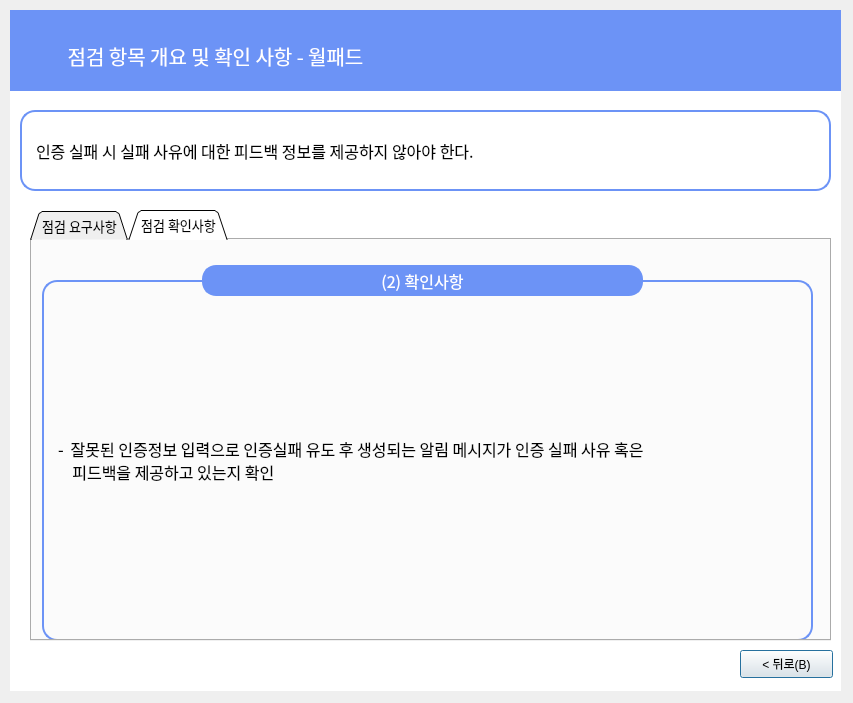
<?xml version="1.0" encoding="UTF-8"?>
<ui version="4.0">
 <class>Dialog</class>
 <widget class="QDialog" name="Dialog">
  <property name="geometry">
   <rect>
    <x>0</x>
    <y>0</y>
    <width>853</width>
    <height>703</height>
   </rect>
  </property>
  <property name="windowTitle">
   <string>Dialog</string>
  </property>
  <widget class="QLabel" name="label_6">
   <property name="geometry">
    <rect>
     <x>10</x>
     <y>10</y>
     <width>831</width>
     <height>681</height>
    </rect>
   </property>
   <property name="font">
    <font>
     <family>Gmarket Sans TTF</family>
     <pointsize>16</pointsize>
     <weight>50</weight>
     <bold>false</bold>
     <kerning>true</kerning>
    </font>
   </property>
   <property name="autoFillBackground">
    <bool>false</bool>
   </property>
   <property name="styleSheet">
    <string notr="true">background-color: rgb(255,255,255);
border-color: rgb(0, 0, 0);</string>
   </property>
   <property name="text">
    <string/>
   </property>
   <property name="scaledContents">
    <bool>false</bool>
   </property>
   <property name="alignment">
    <set>Qt::AlignCenter</set>
   </property>
  </widget>
  <widget class="QLabel" name="label_7">
   <property name="geometry">
    <rect>
     <x>10</x>
     <y>10</y>
     <width>831</width>
     <height>81</height>
    </rect>
   </property>
   <property name="font">
    <font>
     <family>Gmarket Sans TTF</family>
     <pointsize>11</pointsize>
     <weight>50</weight>
     <bold>false</bold>
     <kerning>true</kerning>
    </font>
   </property>
   <property name="autoFillBackground">
    <bool>false</bool>
   </property>
   <property name="styleSheet">
    <string notr="true">background-color: rgb(108, 147, 246);
border-color: rgb(0, 0, 0);</string>
   </property>
   <property name="text">
    <string/>
   </property>
   <property name="scaledContents">
    <bool>false</bool>
   </property>
  </widget>
  <widget class="QLabel" name="label_8">
   <property name="geometry">
    <rect>
     <x>10</x>
     <y>30</y>
     <width>411</width>
     <height>51</height>
    </rect>
   </property>
   <property name="font">
    <font>
     <family>AppleSDGothicNeoM00</family>
     <pointsize>15</pointsize>
    </font>
   </property>
   <property name="styleSheet">
    <string notr="true">color : rgb(255, 255, 255)</string>
   </property>
   <property name="text">
    <string>점검 항목 개요 및 확인 사항 - 월패드</string>
   </property>
   <property name="alignment">
    <set>Qt::AlignCenter</set>
   </property>
  </widget>
  <widget class="QLabel" name="label_9">
   <property name="geometry">
    <rect>
     <x>20</x>
     <y>110</y>
     <width>811</width>
     <height>81</height>
    </rect>
   </property>
   <property name="font">
    <font>
     <family>AppleSDGothicNeoM00</family>
     <pointsize>12</pointsize>
     <weight>50</weight>
     <bold>false</bold>
     <kerning>true</kerning>
    </font>
   </property>
   <property name="autoFillBackground">
    <bool>false</bool>
   </property>
   <property name="styleSheet">
    <string notr="true">background-color : rgb(255, 255, 255);
padding-left:10px;
border: 2px solid rgb(108, 147, 246);
border-radius:15px</string>
   </property>
   <property name="text">
    <string>인증 실패 시 실패 사유에 대한 피드백 정보를 제공하지 않아야 한다.</string>
   </property>
   <property name="scaledContents">
    <bool>false</bool>
   </property>
  </widget>
  <widget class="QPushButton" name="pushButton_4">
   <property name="geometry">
    <rect>
     <x>740</x>
     <y>650</y>
     <width>93</width>
     <height>28</height>
    </rect>
   </property>
   <property name="text">
    <string>&lt; 뒤로(B)</string>
   </property>
  </widget>
  <widget class="QTabWidget" name="tabWidget">
   <property name="geometry">
    <rect>
     <x>30</x>
     <y>210</y>
     <width>801</width>
     <height>431</height>
    </rect>
   </property>
   <property name="font">
    <font>
     <family>AppleSDGothicNeoM00</family>
     <pointsize>10</pointsize>
    </font>
   </property>
   <property name="contextMenuPolicy">
    <enum>Qt::DefaultContextMenu</enum>
   </property>
   <property name="styleSheet">
    <string notr="true"/>
   </property>
   <property name="tabShape">
    <enum>QTabWidget::Triangular</enum>
   </property>
   <property name="currentIndex">
    <number>1</number>
   </property>
   <property name="elideMode">
    <enum>Qt::ElideNone</enum>
   </property>
   <property name="tabBarAutoHide">
    <bool>false</bool>
   </property>
   <widget class="QWidget" name="tab">
    <attribute name="title">
     <string>점검 요구사항</string>
    </attribute>
    <widget class="QLabel" name="label_21">
     <property name="geometry">
      <rect>
       <x>10</x>
       <y>40</y>
       <width>771</width>
       <height>361</height>
      </rect>
     </property>
     <property name="font">
      <font>
       <family>AppleSDGothicNeoM00</family>
       <pointsize>12</pointsize>
      </font>
     </property>
     <property name="styleSheet">
      <string notr="true">

border: 2px solid rgb(108, 147, 246);
border-radius:15px;
padding-left:10px</string>
     </property>
     <property name="text">
      <string>- ‌ 인증 실패의 사유 혹은 피드백 제공 시, 공격자에게 유용한 정보가 노출될 수 있으므로, 결과
    값을 제공하지 않아야 함</string>
     </property>
    </widget>
    <widget class="QLabel" name="label_3">
     <property name="geometry">
      <rect>
       <x>160</x>
       <y>0</y>
       <width>461</width>
       <height>81</height>
      </rect>
     </property>
     <property name="font">
      <font>
       <family>AppleSDGothicNeoM00</family>
       <pointsize>12</pointsize>
      </font>
     </property>
     <property name="styleSheet">
      <string notr="true">background-color : rgb(108, 147, 246);
color : rgb(255, 255, 255);
border: 2px solid rgb(108, 147, 246);
margin-left:10px;
margin-right:10px;
margin-top:25px;
margin-bottom:25px;
border-radius:14px
</string>
     </property>
     <property name="text">
      <string>(1) 요구사항</string>
     </property>
     <property name="alignment">
      <set>Qt::AlignCenter</set>
     </property>
    </widget>
   </widget>
   <widget class="QWidget" name="tab_2">
    <attribute name="title">
     <string>점검 확인사항</string>
    </attribute>
    <widget class="QLabel" name="label_22">
     <property name="geometry">
      <rect>
       <x>10</x>
       <y>40</y>
       <width>771</width>
       <height>361</height>
      </rect>
     </property>
     <property name="font">
      <font>
       <family>AppleSDGothicNeoM00</family>
       <pointsize>12</pointsize>
      </font>
     </property>
     <property name="styleSheet">
      <string notr="true">

border: 2px solid rgb(108, 147, 246);
border-radius:15px;
padding-left:10px</string>
     </property>
     <property name="text">
      <string>- ‌ 잘못된 인증정보 입력으로 인증실패 유도 후 생성되는 알림 메시지가 인증 실패 사유 혹은
    피드백을 제공하고 있는지 확인</string>
     </property>
    </widget>
    <widget class="QLabel" name="label_4">
     <property name="geometry">
      <rect>
       <x>160</x>
       <y>0</y>
       <width>461</width>
       <height>81</height>
      </rect>
     </property>
     <property name="font">
      <font>
       <family>AppleSDGothicNeoM00</family>
       <pointsize>12</pointsize>
      </font>
     </property>
     <property name="styleSheet">
      <string notr="true">background-color : rgb(108, 147, 246);
color : rgb(255, 255, 255);
border: 2px solid rgb(108, 147, 246);
margin-left:10px;
margin-right:10px;
margin-top:25px;
margin-bottom:25px;
border-radius:14px
</string>
     </property>
     <property name="text">
      <string>(2) 확인사항</string>
     </property>
     <property name="alignment">
      <set>Qt::AlignCenter</set>
     </property>
    </widget>
   </widget>
  </widget>
 </widget>
 <resources/>
 <connections/>
</ui>
